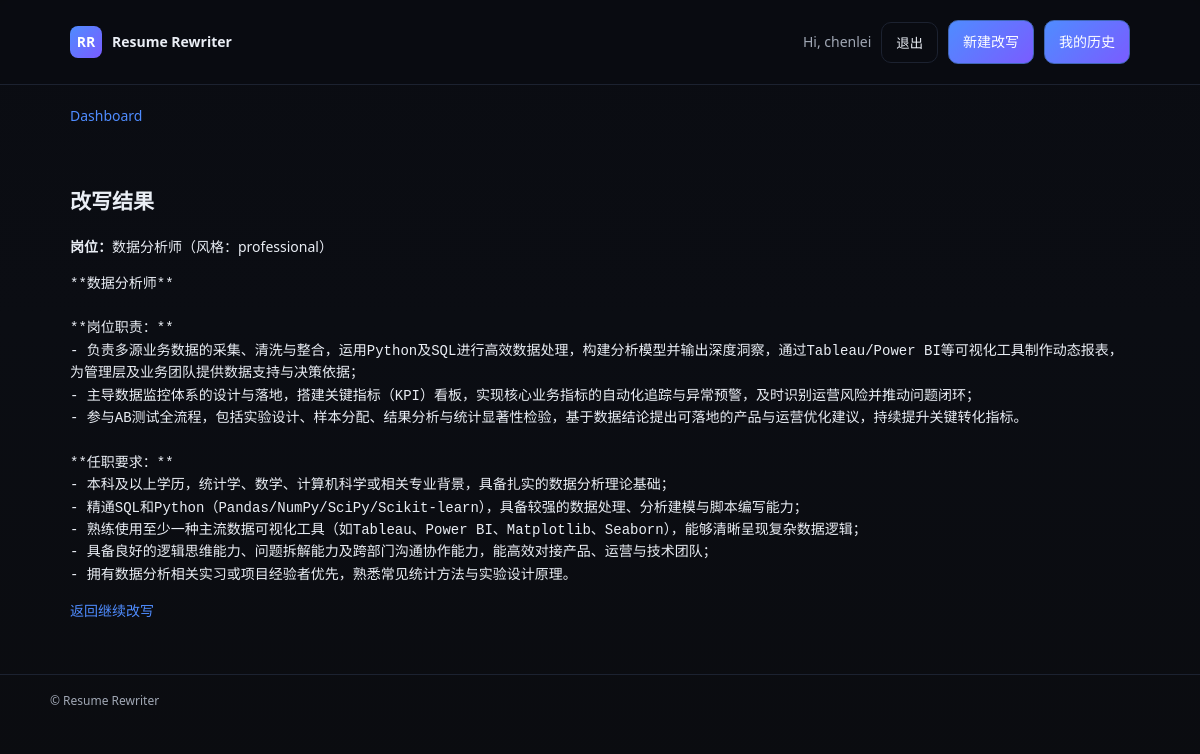
The app's page /result/2/ (signed in) with its own data.
### resume/models.py (models this page shows)
class RewriteResult(models.Model):
    resume = models.ForeignKey(Resume, on_delete=models.CASCADE, related_name='results')
    target_role = models.CharField(max_length=120)
    job_description = models.TextField(blank=True, default='')
    tone = models.CharField(max_length=32, default='professional')
    provider = models.CharField(max_length=128, default='DummyProvider')
    output_text = models.TextField()
    tokens_used = models.IntegerField(blank=True, null=True)
    latency_ms = models.IntegerField(blank=True, null=True)
    created_at = models.DateTimeField(auto_now_add=True)

### resume/views.py (the view)
# urls.py: path('result/<int:pk>/', views.result, name='result'),
@login_required
def result(request, pk: int):
    rr = get_object_or_404(
        RewriteResult.objects.select_related('resume'),
        pk=pk,
        resume__owner=request.user
    )
    return render(request, 'resumes/result.html', {'rr': rr})

### templates/resumes/result.html (shortened to what this page needs)
{% extends 'resumes/base.html' %}
{% block content %}
<h2>改写结果</h2>
<p><strong>岗位：</strong>{{ rr.target_role }}（风格：{{ rr.tone }}）</p>
<pre style="white-space:pre-wrap">{{ rr.output_text }}</pre>
<a href="{% url 'resumes:dashboard' %}">返回继续改写</a>
{% endblock %}

### templates/resumes/base.html (shortened to what this page needs)
{% load static %}
<!doctype html>
<html lang="zh-CN">
<head>
  <link rel="stylesheet" href="{% static 'styles.css' %}">
</head>
<body class="app">
<header class="topbar">
  <div class="container topbar__inner">
    <div class="brand">
      <span class="logo">RR</span>
      <a class="brand__name" href="{% url 'resumes:dashboard' %}">Resume Rewriter</a>
    </div>
<nav class="nav">
  {% if user.is_authenticated %}
    <span class="nav__text">Hi, {{ user.username }}</span>
    <form method="post" action="{% url 'logout' %}" style="display:inline;">
      <button type="submit" class="btn btn--ghost">退出</button>
    </form>
    <a class="btn btn--primary" href="{% url 'resumes:debug_text_dashboard' %}">新建改写</a>
    <a class="btn btn--primary" href="{% url 'resumes:history' %}">我的历史</a>
  {% endif %}
</nav>
  </div>
</header>
{% block breadcrumbs %}
<div class="container breadcrumbs">
  <a href="{% url 'resumes:dashboard' %}">Dashboard</a>
</div>
{% endblock %}
<main class="container main">
  {% block content %}{% endblock %}
</main>
<footer class="footer">
  <div class="container footer__inner">
    <span>© {{ now|date:"Y" }} Resume Rewriter</span>
  </div>
</footer>
</body>
</html>

### static/styles.css (style rules this page uses)
:root { --bg:#0b0c0f; --panel:#101218; --panel-2:#0f1116; --text:#eaeef5; --muted:#a0a7b4; --primary:#4f8cff; --primary-600:#3b73e6; --border:#1c2230; --success:#1f9d62; --warning:#f6b400; --danger:#ff6b6b; --radius:14px; --shadow:0 10px 30px rgba(0,0,0,.25); --fz-12:12px; --fz-14:14px; --fz-16:16px; --fz-20:20px; --fz-24:24px; --fz-28:28px; }
* { box-sizing:border-box }
html,body { height:100% }
body.app { margin:0;background:linear-gradient(180deg,#0a0c12,#0b0d13 40%,#0b0c10);color:var(--text);font:14px/1.6 ui-sans-serif, system-ui, -apple-system, Segoe UI, Roboto, 'PingFang SC', 'Hiragino Sans GB', 'Microsoft Yahei', Arial }
a { color:var(--primary);text-decoration:none }
.container { max-width:1100px;margin:0 auto;padding:20px }
.topbar { position:sticky;top:0;background:rgba(10,12,16,.7);backdrop-filter:saturate(180%) blur(8px);border-bottom:1px solid var(--border);z-index:10 }
.topbar__inner { display:flex;align-items:center;justify-content:space-between }
.brand { display:flex;align-items:center;gap:10px }
.logo { display:inline-grid;place-items:center;width:32px;height:32px;border-radius:8px;background:linear-gradient(135deg,#4f8cff,#7a5cff);color:#fff;font-weight:700 }
.brand__name { color:var(--text);font-weight:700 }
.nav { display:flex;align-items:center;gap:10px }
.nav__text { color:var(--muted) }
.btn { display:inline-flex;align-items:center;justify-content:center;gap:8px;padding:10px 14px;border-radius:10px;border:1px solid transparent;cursor:pointer;transition:.15s all }
.btn--primary { background:linear-gradient(135deg,#4f8cff,#7a5cff);color:#fff;border-color:#4066b6 }
.btn--ghost { background:transparent;border-color:var(--border);color:var(--text) }
.footer { margin-top:32px;border-top:1px solid var(--border) }
.footer__inner { padding:16px 0;color:var(--muted);font-size:var(--fz-12) }

### records on screen
RewriteResult: target_role "数据分析师", tone "professional", output_text "**数据分析师** **岗位职责：** - 负责多源业务数据的采集、清洗与整合，运用Python及SQL进行高效数据处理，构建分析模型并输出深度洞察，通过Tableau/Power BI等可视化工具制作动态报表，为管理层及业务团队提供数据支持与决策依据； - 主导数据监控体系的设计与落地，搭建关键指标（KPI）看板，实现核心业务指标的自动化追踪与异常预警，及时识别运营风险并推动问题闭环； - 参与AB测试全流程，包括实验设计、样本分配、结果分析与统计显著性检验，基于数据结论提出可落地的产品与运营优化建议，持续提升关键转化指标。 **任职要求：** - 本科及以上学历，统计学、数学、计算机科学或相关专业背景，具备扎实的数据分析理论基础； - 精通SQL和Python（Pandas/NumPy/SciPy/Scikit-learn），具备较强的数据处理、分析建模与脚本编写能力； - 熟练使用至少一种主流数据可视化工具（如Tableau、Power BI、Matplotlib、Seaborn），能够清晰呈现复杂数据逻辑； - 具备良好的逻辑思维能力、问题拆解能力及跨部门沟通协作能力，能高效对接产品、运营与技术团队； - 拥有数据分析相关实习或项目经验者优先，熟悉常见统计方法与实验设计原理。"

### other values on screen
{{ user.username }} "chenlei"
